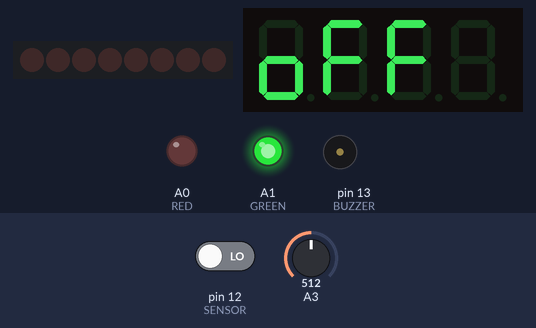
This sketch was run on a simulated Arduino Uno, built with avr-gcc and run on an emulated ATmega328P. On the bench: 8 shift-register outputs drawn as a row of LEDs (first output left, lit = HIGH), 4-digit seven-segment display, output pins drawn as LEDs (lit = HIGH), buzzer (waves = sounding). Wiring (inferred from the names in the program): shift register (74HC595): data pin 2; shift clock pin 4; latch pin 3. Wiring (inferred from the signals the program sends): row of LEDs: on Q0, Q1, Q2, Q3, Q4, Q5, Q6, Q7. Dashed ring = blinking. Inputs (shaded band) come from the test bench; at power-on: A3 = 512, pin 12 (SENSOR) LOW. Pins used as bus, display or sensor lines are not drawn.

Above: at 1.2 s.
1.3 s: A3 set to 853
At 1.47 s:
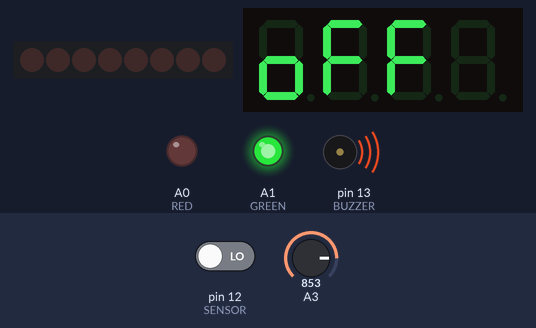
3.1 s: A3 set to 700
4.6 s: A3 set to 679
At 6.07 s:
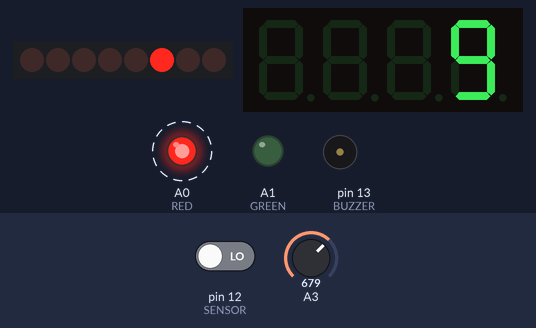
At 6.48 s:
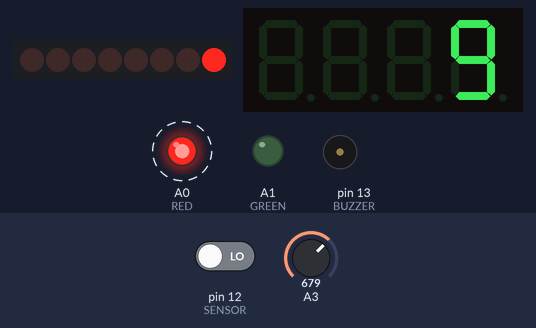
Timing chart, 0 to 17.7 s (numbered marks = the images above; inputs shaded):
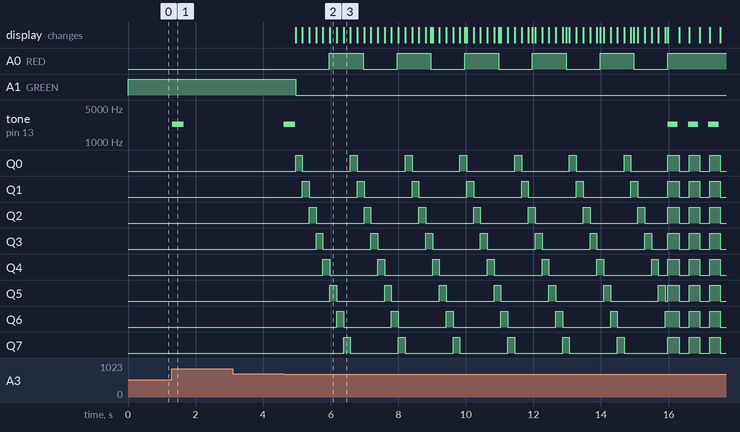

Measured:
- the behaviour switches between 694 and 693 on A3 (found by bisection; images 1 and 2)
- after the input at 1.3 s, tone on pin 13 (BUZZER): silent → 2300 Hz at once, → silent 0.35 s later
- after the input at 3.1 s, every drawn part: stays the same
- after the input at 4.6 s, A0 (RED): alternates HIGH for 1.0 s and LOW for 1.0 s, starting after 1.4 s; A1 (GREEN): HIGH → LOW after 0.36 s

The sketch:

projeto_final.ino
```cpp
#include <ShiftDisplay.h>
#include <ShiftRegister74HC595.h>

#define DATA 2
#define LATCH 3
#define CLOCK 4

#define RED A0
#define GREEN A1
#define BUZZER 13
#define SENSOR 12

int valorLido, on = -1, armado = -1, pos = 0, alarme = -1, contagem = 10, estado = 0, stateLeds = 0;
unsigned long tinicial = millis(), tConta = millis(),  tInicial = millis();

ShiftDisplay display(COMMON_CATHODE, 4);
ShiftRegister74HC595 leds(1, DATA, CLOCK, LATCH);

void setup() {
  pinMode(DATA, OUTPUT);
  pinMode(CLOCK, OUTPUT);
  pinMode(LATCH, OUTPUT);

  pinMode(RED, OUTPUT);
  pinMode(GREEN, OUTPUT);
  pinMode(BUZZER, OUTPUT);

  pinMode(SENSOR, INPUT);
  pinMode(A3, INPUT);

  digitalWrite(A1, 1);
  leds.setAllLow();
}

void loop() {
  valorLido = analogRead(A3);

  if (on == 1) {
    armado = 1;

    if (millis() - tConta >= 1000 && contagem >= -1) {
     display.set(contagem);
     contagem--;
     tConta = millis();

     digitalWrite(RED, estado);
     estado = !estado;
    }
  //display.show();

  if (contagem < -1) {
    display.set("on");
    if (digitalRead(SENSOR) == 0) {
      alarme = 1;
    }

    if (alarme == 1) {
      if (millis() - tInicial >= 300) {
        stateLeds = !stateLeds;
        tInicial = millis();
      }

      if (stateLeds == 1) {
        leds.setAllHigh();
        tone(BUZZER, 2300);
      } else {
        leds.setAllLow();
        noTone(BUZZER);
      }
    }
  }
    digitalWrite(GREEN, 0);

    if (alarme != 1) {
        if (millis() - tinicial >= 200) {
        if (pos == 8)
          pos = 0;

        leds.setAllLow();
        leds.set(pos, 1);
        pos++;
        tinicial = millis();
      }
    }
  }else if (on == 0) {
    armado = 0;
    contagem = 10;
    alarme = 0;

    display.set("off");

    digitalWrite(RED, 0);
    digitalWrite(GREEN, 1);

    leds.setAllLow();
    pos = 0;
  } else if (on == -1) {
    display.set("off");
  }

  if (valorLido >= 673 && valorLido <= 693) {
    on = 1;
    if (armado != 1) {
      tone(BUZZER, 2300);
      delay(350);
      noTone(BUZZER);
    }
  }else if (valorLido >= 843 && valorLido <= 853) {
    on = 0;
    if (armado != 0) {
      tone(BUZZER, 2300);
      delay(350);
      noTone(BUZZER);
    }
  }
  display.show();
}
```
